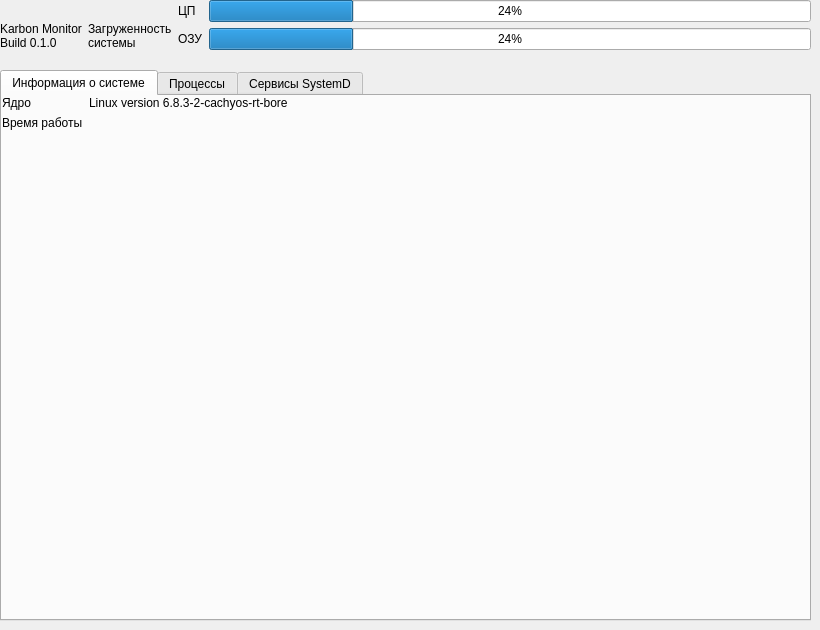
  <widget class="QWidget" name="centralwidget">
   <widget class="QTabWidget" name="tabWidget">
    <property name="geometry">
     <rect>
      <x>0</x>
      <y>70</y>
      <width>811</width>
      <height>551</height>
     </rect>
    </property>
    <property name="tabPosition">
     <enum>QTabWidget::North</enum>
    </property>
    <property name="tabShape">
     <enum>QTabWidget::Rounded</enum>
    </property>
    <property name="currentIndex">
     <number>0</number>
    </property>
    <property name="elideMode">
     <enum>Qt::ElideNone</enum>
    </property>
    <widget class="QWidget" name="tab">
     <attribute name="title">
      <string>Информация о системе</string>
     </attribute>
     <widget class="QWidget" name="formLayoutWidget_2">
      <property name="geometry">
       <rect>
        <x>0</x>
        <y>0</y>
        <width>1084</width>
        <height>521</height>
       </rect>
      </property>
      <layout class="QFormLayout" name="formLayout_2">
       <item row="0" column="0">
        <widget class="QLabel" name="label_3">
         <property name="text">
          <string>Ядро</string>
         </property>
        </widget>
       </item>
       <item row="0" column="1">
        <widget class="QLabel" name="label_4">
         <property name="text">
          <string>Linux version 6.8.3-2-cachyos-rt-bore</string>
         </property>
        </widget>
       </item>
       <item row="1" column="0">
        <widget class="QLabel" name="label_5">
         <property name="text">
          <string>Время работы</string>
         </property>
        </widget>
       </item>
      </layout>
     </widget>
    </widget>
    <widget class="QWidget" name="tab_2">
     <attribute name="title">
      <string>Процессы</string>
     </attribute>
    </widget>
    <widget class="QWidget" name="tab_3">
     <attribute name="title">
      <string>Сервисы SystemD</string>
     </attribute>
    </widget>
   </widget>
   <widget class="QWidget" name="horizontalLayoutWidget">
    <property name="geometry">
     <rect>
      <x>0</x>
      <y>0</y>
      <width>811</width>
      <height>71</height>
     </rect>
    </property>
    <layout class="QHBoxLayout" name="horizontalLayout_2">
     <item>
      <widget class="QLabel" name="label">
       <property name="styleSheet">
        <string notr="true">font: italic 18pt &quot;Sans Serif&quot;;</string>
       </property>
       <property name="text">
        <string>Karbon Monitor
Build 0.1.0</string>
       </property>
      </widget>
     </item>
     <item>
      <widget class="QLabel" name="label_2">
       <property name="styleSheet">
        <string notr="true">font: 14pt &quot;Sans Serif&quot;;</string>
       </property>
       <property name="text">
        <string>Загруженность
системы</string>
       </property>
      </widget>
     </item>
     <item>
      <layout class="QFormLayout" name="formLayout">
       <item row="0" column="0">
        <widget class="QLabel" name="cpu_load_lbl">
         <property name="text">
          <string>ЦП</string>
         </property>
        </widget>
       </item>
       <item row="0" column="1">
        <widget class="QProgressBar" name="mem_load">
         <property name="value">
          <number>24</number>
         </property>
        </widget>
       </item>
       <item row="1" column="0">
        <widget class="QLabel" name="mem_load_lbl">
         <property name="text">
          <string>ОЗУ</string>
         </property>
        </widget>
       </item>
       <item row="1" column="1">
        <widget class="QProgressBar" name="cpu_load">
         <property name="value">
          <number>24</number>
         </property>
        </widget>
       </item>
      </layout>
     </item>
    </layout>
   </widget>
  </widget>
